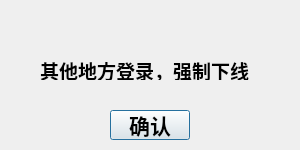
<?xml version="1.0" encoding="UTF-8"?>
<ui version="4.0">
 <class>F_offline</class>
 <widget class="QDialog" name="F_offline">
  <property name="geometry">
   <rect>
    <x>0</x>
    <y>0</y>
    <width>300</width>
    <height>150</height>
   </rect>
  </property>
  <property name="minimumSize">
   <size>
    <width>300</width>
    <height>150</height>
   </size>
  </property>
  <property name="maximumSize">
   <size>
    <width>300</width>
    <height>150</height>
   </size>
  </property>
  <property name="windowTitle">
   <string>强制下线</string>
  </property>
  <widget class="QPushButton" name="OKbutton">
   <property name="geometry">
    <rect>
     <x>110</x>
     <y>110</y>
     <width>80</width>
     <height>30</height>
    </rect>
   </property>
   <property name="font">
    <font>
     <family>黑体</family>
     <pointsize>16</pointsize>
     <weight>75</weight>
     <bold>true</bold>
    </font>
   </property>
   <property name="cursor">
    <cursorShape>PointingHandCursor</cursorShape>
   </property>
   <property name="text">
    <string>确认</string>
   </property>
  </widget>
  <widget class="QLabel" name="label">
   <property name="geometry">
    <rect>
     <x>40</x>
     <y>60</y>
     <width>230</width>
     <height>20</height>
    </rect>
   </property>
   <property name="font">
    <font>
     <family>黑体</family>
     <pointsize>14</pointsize>
     <weight>75</weight>
     <bold>true</bold>
    </font>
   </property>
   <property name="text">
    <string>其他地方登录，强制下线</string>
   </property>
  </widget>
 </widget>
 <resources/>
 <connections/>
</ui>
